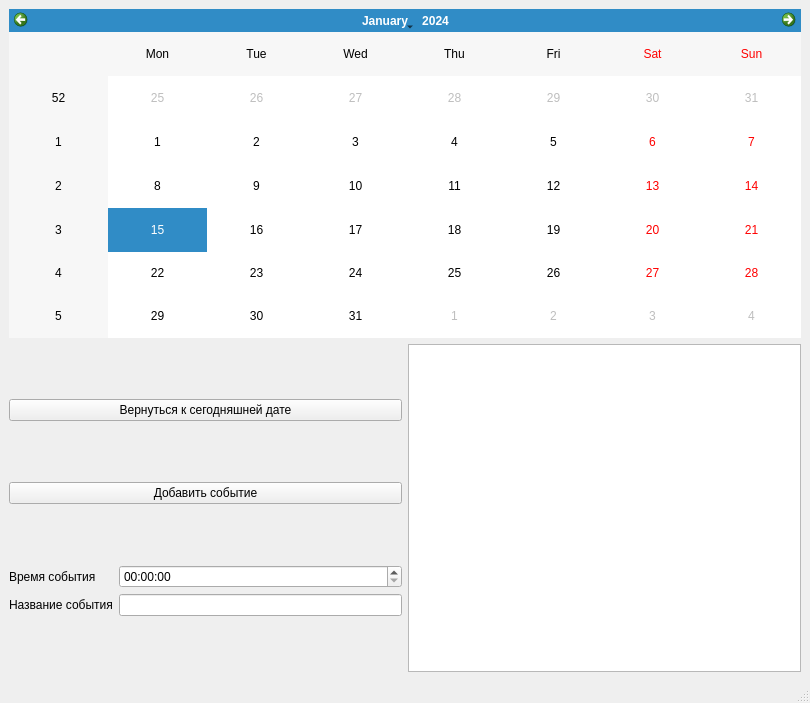
<?xml version="1.0" encoding="UTF-8"?>
<ui version="4.0">
 <class>MainWindow</class>
 <widget class="QMainWindow" name="MainWindow">
  <property name="geometry">
   <rect>
    <x>0</x>
    <y>0</y>
    <width>810</width>
    <height>703</height>
   </rect>
  </property>
  <property name="windowTitle">
   <string>MainWindow</string>
  </property>
  <widget class="QWidget" name="centralwidget">
   <layout class="QVBoxLayout" name="verticalLayout_2">
    <item>
     <widget class="QCalendarWidget" name="calendarWidget"/>
    </item>
    <item>
     <layout class="QHBoxLayout" name="horizontalLayout">
      <item>
       <layout class="QVBoxLayout" name="verticalLayout">
        <item>
         <widget class="QPushButton" name="returnDateBtn">
          <property name="text">
           <string>Вернуться к сегодняшней дате</string>
          </property>
         </widget>
        </item>
        <item>
         <widget class="QPushButton" name="addEventBtn">
          <property name="text">
           <string>Добавить событие</string>
          </property>
         </widget>
        </item>
        <item>
         <layout class="QGridLayout" name="gridLayout">
          <item row="0" column="0">
           <widget class="QLabel" name="label">
            <property name="text">
             <string>Время события</string>
            </property>
           </widget>
          </item>
          <item row="0" column="1">
           <widget class="QTimeEdit" name="timeEdit"/>
          </item>
          <item row="1" column="0">
           <widget class="QLabel" name="label_2">
            <property name="text">
             <string>Название события</string>
            </property>
           </widget>
          </item>
          <item row="1" column="1">
           <widget class="QLineEdit" name="lineEdit"/>
          </item>
         </layout>
        </item>
       </layout>
      </item>
      <item>
       <widget class="QTextEdit" name="textEdit"/>
      </item>
     </layout>
    </item>
   </layout>
  </widget>
  <widget class="QStatusBar" name="statusBar"/>
 </widget>
 <resources/>
 <connections/>
</ui>
